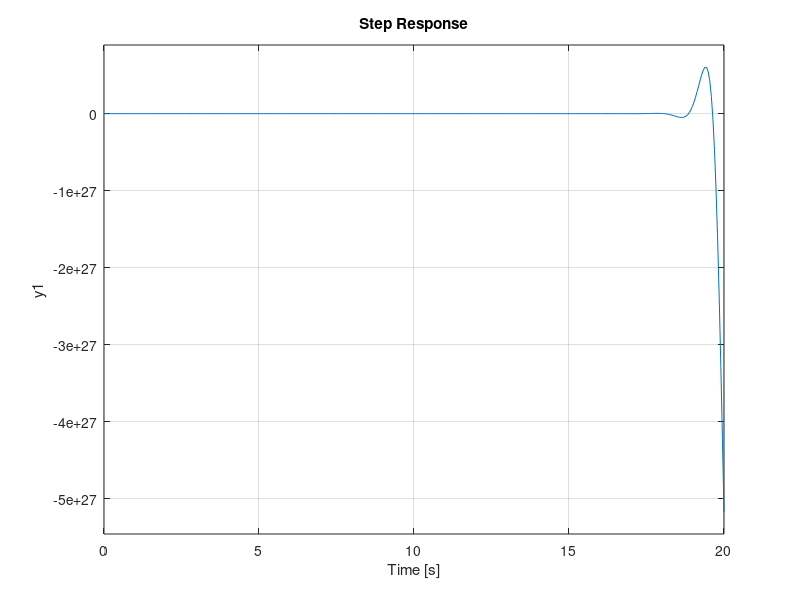

The MATLAB source for this figure:
clear all
close all
clc


g1=tf([1],[1 1]);
g2=tf([1],[1 1 8]);
g4=tf([10],[1 1]);
gc=tf([20],[1 1]);
h=tf(5,[1 0]);


t1=feedback(g4,g2,-1);
t2=series(g1,gc);
t3=series(t1,t2);
SYS1=feedback(t3,h,-1);

t4=series(-gc,g1);
t5=series(t4,h);
t6=parallel(t5,-g4);
t7=series(t6,g2);
SYS2=feedback(1,t7,1);
sys=SYS1+SYS2
step(sys)